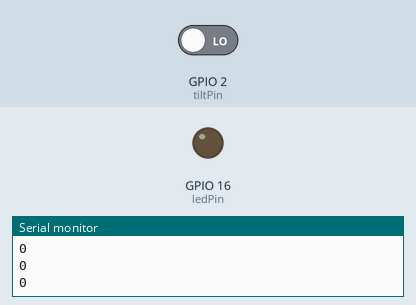
A sketch run on a simulated ESP32. Shown: output pins drawn as LEDs (lit = HIGH), the last lines printed to the serial monitor. The test bench sets the inputs (shaded band); at power-on: GPIO 2 (tiltPin) LOW. Nothing arrives over Bluetooth unless stated.

Above: at 1.8 s.
1.9 s: GPIO 2 (tiltPin) driven HIGH
At 3.2 s:
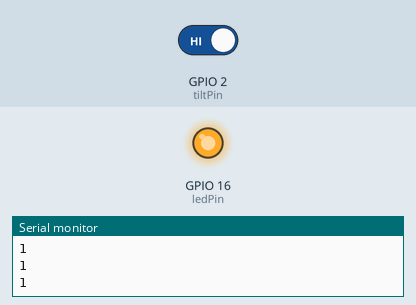
3.5 s: GPIO 2 (tiltPin) driven LOW
At 4.3 s:
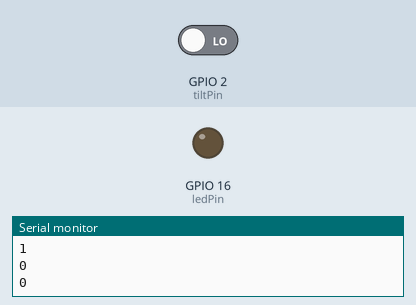
Timing chart, 0 to 6.5 s (numbered marks = the images above; inputs shaded):
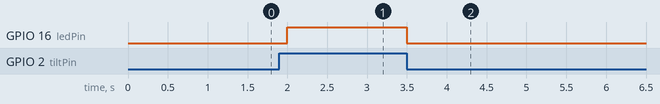

Measured:
- after the input at 1.9 s, GPIO 16 (ledPin): LOW → HIGH after 0.10 s
- after the input at 3.5 s, GPIO 16 (ledPin): HIGH → LOW at once

The sketch:

Blooth_ballswitch_1031.ino
```cpp
#include <BluetoothSerial.h>
BluetoothSerial SerialBT;

int  tiltPin = 2; //定義變數tiltPin為2，傾斜感測器使用D2接腳
int  ledPin = 16; //定義變數ledPin為16，LED使用D16接腳
int  value; //宣告value變數。


void setup() {
  Serial.begin(9600);
  SerialBT.begin("1212");
  pinMode(ledPin,OUTPUT); //設定ledPin的接腳為輸出模式
  pinMode(tiltPin,INPUT); //設定tiltPin的接腳為輸入模式
}

void loop() {
  value = digitalRead(tiltPin);
  Serial.println(value);
  //若value等於1，則點亮ledPin上的LED；否則熄滅ledPin上的LED

    if (value == 1){
    digitalWrite(ledPin,HIGH);
    SerialBT.println("1");

  }else{
    digitalWrite(ledPin,LOW);
    SerialBT.println('c');
  }
  delay(500);


}
```
